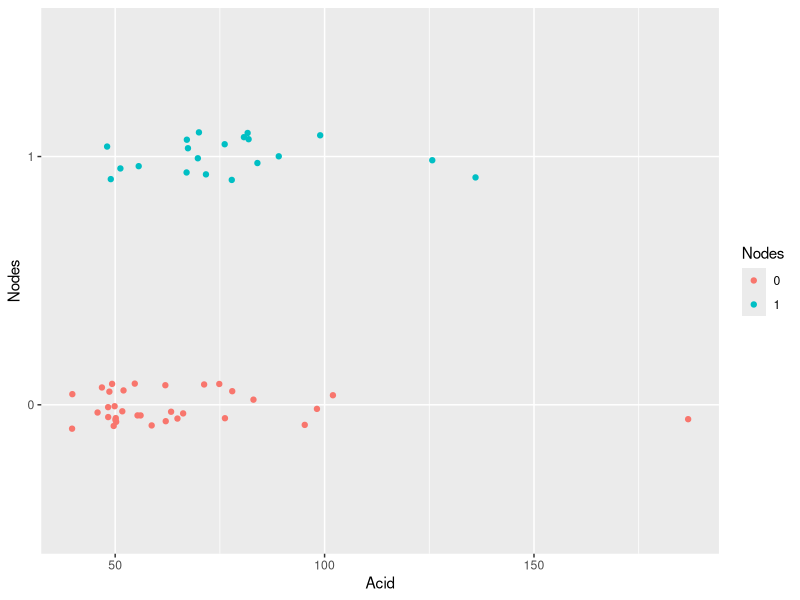
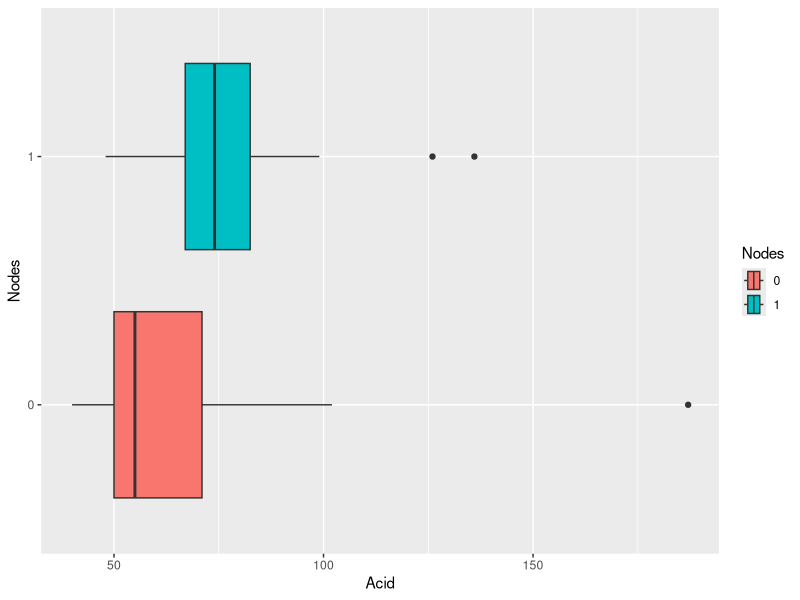
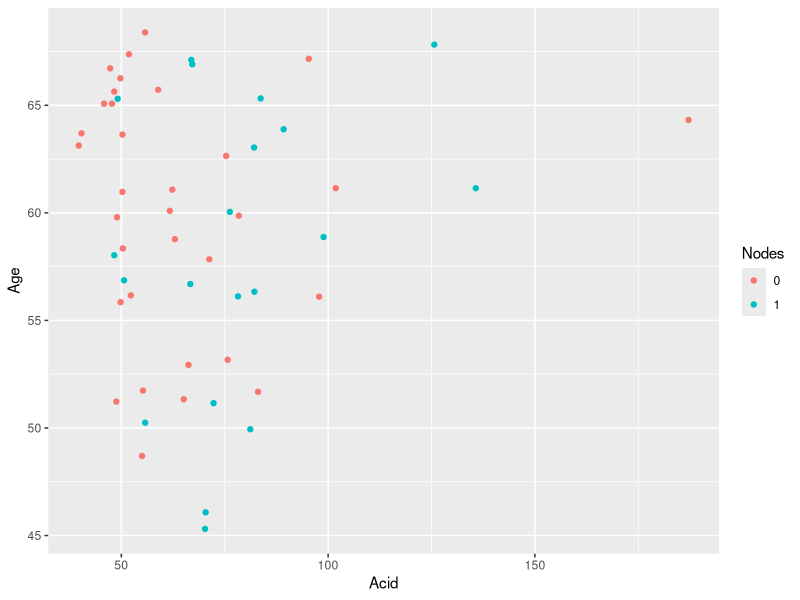
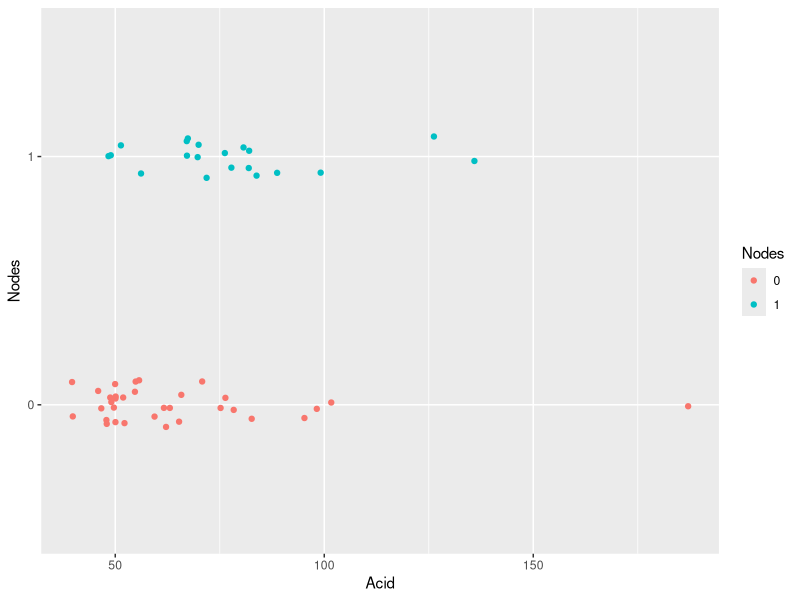
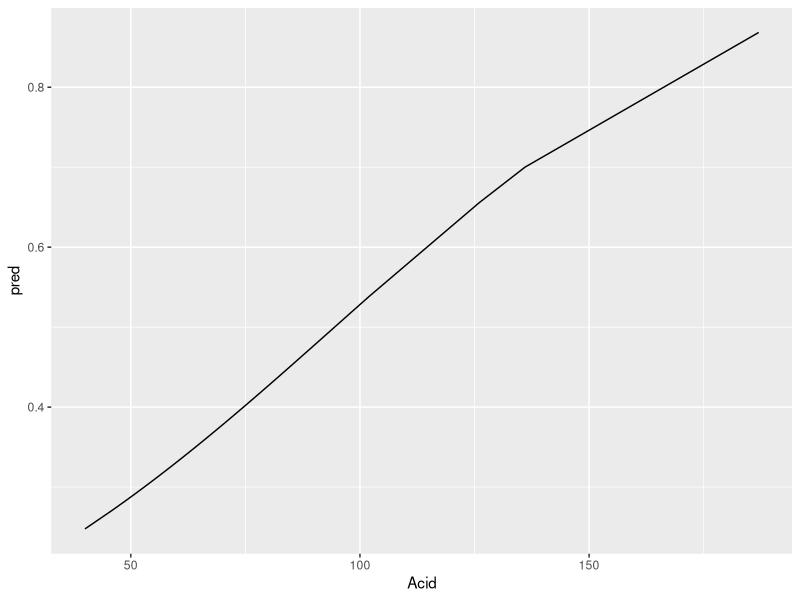
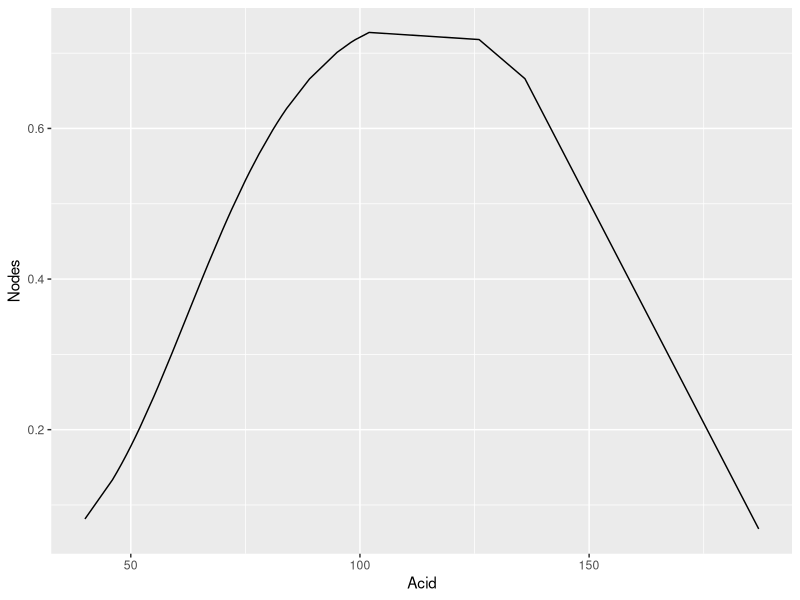

These figures' R source, in order:
## ---- chunk 1
library(tidyverse)
## ---- chunk 2
prostate <- read_delim("prostatecancer.dat", delim = " & ") |>
  mutate(Nodes = as.factor(Nodes))
glimpse(prostate)
## ---- chunk 3
ggplot(prostate, aes(x = Acid, y = Nodes, color = Nodes)) +
  geom_jitter(height = 0.10)
## ---- chunk 4
ggplot(prostate, aes(x = Acid, y = Nodes, fill = Nodes)) +
  geom_boxplot()
## ---- chunk 5
ggplot(prostate, aes(x = Acid, y = Age, color = Nodes)) +
  geom_jitter()
## ---- chunk 6
m_simple <- glm(Nodes ~ Acid, data = prostate, family = "binomial")
summary(m_simple)
## ---- chunk 7
ggplot(prostate, aes(x = Acid, y = Nodes, color = Nodes)) +
  geom_jitter(height = 0.10) +
  stat_smooth(method="glm", color="green", se=FALSE,
              formula = Nodes ~ Acid,
              method.args = list(family="binomial"))
## ---- chunk 8
prostate |>
  mutate(pred = predict(m_simple, type = "response")) |>
  ggplot() +
  geom_line(aes(x = Acid, y = pred))

## ---- chunk 9
m_simple_quad <- glm(Nodes ~ Acid + I(Acid^2), data = prostate, family = "binomial")
summary(m_simple_quad)
## ---- chunk 10
preds <- with(prostate, tibble(
  Acid = Acid, Nodes = predict(m_simple_quad, type = "response")))

ggplot(prostate) +
  geom_line(data = preds, aes(x = Acid, y = Nodes)) #+ 
  #geom_jitter(aes(x = Acid, y = as.numeric(Nodes), color = Nodes), height = 0.10)

## ---- chunk 11
m_multi <- glm(Nodes ~ Acid + Age, data = prostate, family = "binomial")
summary(m_multi)
## ---- chunk 12
m_multi_interaction <- glm(Nodes ~ Acid*Age, data = prostate, family = "binomial")
summary(m_multi_interaction)
## ---- chunk 13
library(caret)

pred_test <- predict(m_simple, prostate, type="response")
class_test <- ifelse(pred_test >= 0.5, 0, 1)

conf_matrix <- confusionMatrix(as.factor(class_test),
                               as.factor(prostate$Nodes), positive = "1")
print(conf_matrix)


